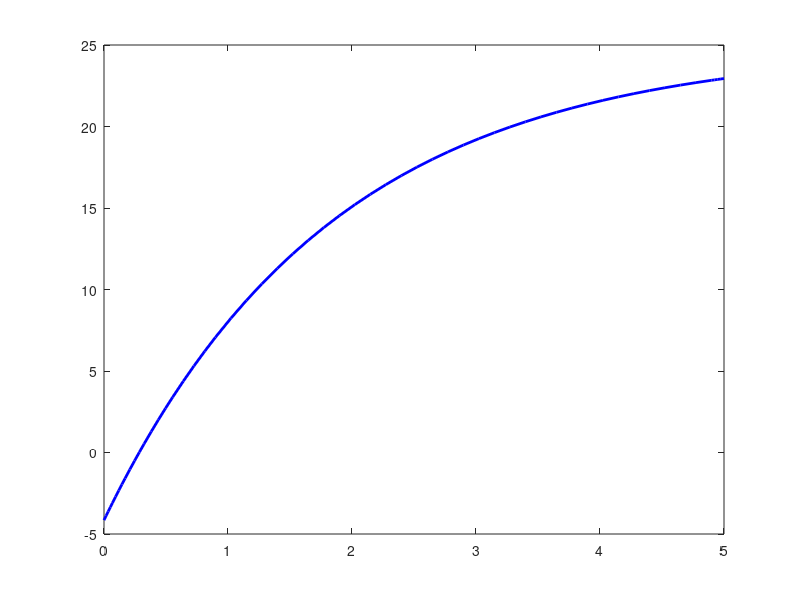

Here is the MATLAB script that generated this plot: (Note: this script raises an error after producing the figure.)
% Constants
T_initial = 269; % Initial nitrogen temperature in K (-4°C)
T_ambient = 298; % Ambient temperature in K (25°C)
h = 30; % Heat transfer coefficient (W/m²K)
pipe_length = 0.2; % Pipe length in meters
pipe_diameter_inner = 0.020; % Inner diameter (m)
pipe_diameter_outer = 0.024; % Outer diameter (m)
pipe_area = pi * pipe_diameter_inner * pipe_length; % Surface area in m²
cp_nitrogen = 1040; % Specific heat of nitrogen (J/kgK)
rho_nitrogen = 0.424; % Initial density (kg/m³)
velocity = 5; % Assumed flow velocity in m/s
mass_flow_rate = rho_nitrogen * velocity * (pi * (pipe_diameter_inner / 2)^2); % kg/s

% Differential equation for temperature recovery
temp_recovery = @(t, T) (h * pipe_area * (T_ambient - T)) / (mass_flow_rate * cp_nitrogen);

% Time simulation (0 to 5 seconds)
time_span = [0 5];
initial_condition = T_initial;
[t, T] = ode45(temp_recovery, time_span, initial_condition);

% Plot results
figure;
plot(t, T - 273.15, 'b', 'LineWidth', 2);
hold on;
yline(25, 'r--', 'LineWidth', 1.5);
xlabel('Time (s)');
ylabel('Temperature (°C)');
title('Nitrogen Feedline Temperature Recovery');
grid on;
legend('Nitrogen Temperature', 'Ambient Temperature');

% Find time to reach near ambient temperature (1°C below ambient)
time_to_recover = t(find(T >= (T_ambient - 1), 1));
fprintf('Time to recover to near ambient: %.2f seconds\n', time_to_recover);
